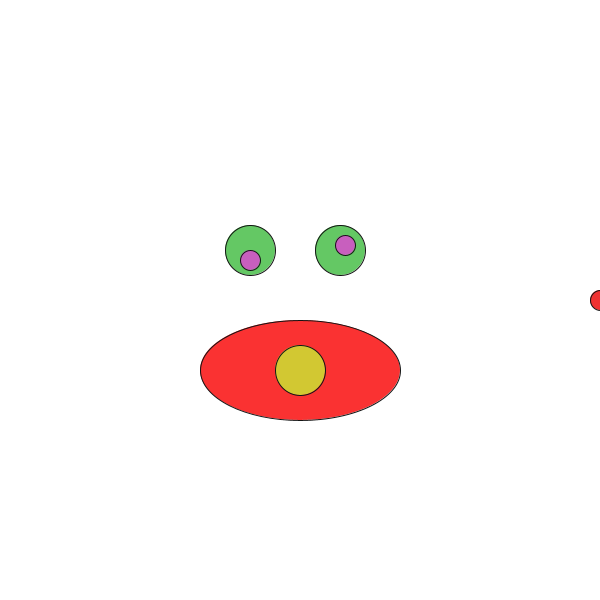
Frame 1 (no input)
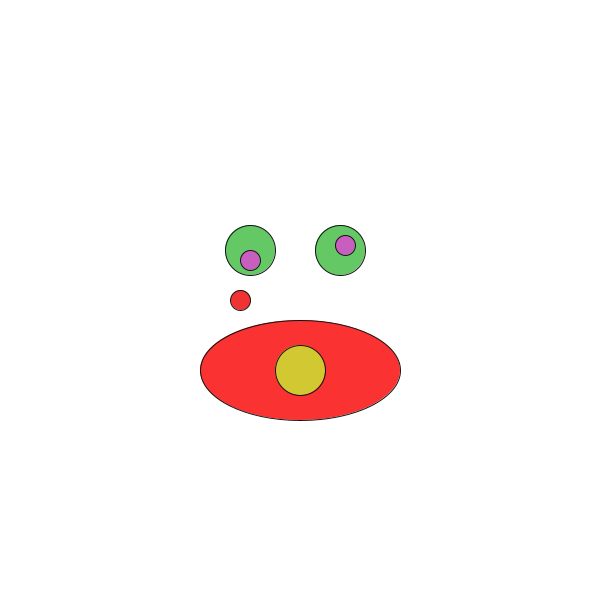
Frame 60 (the mouse pressed at the canvas centre just before this capture)
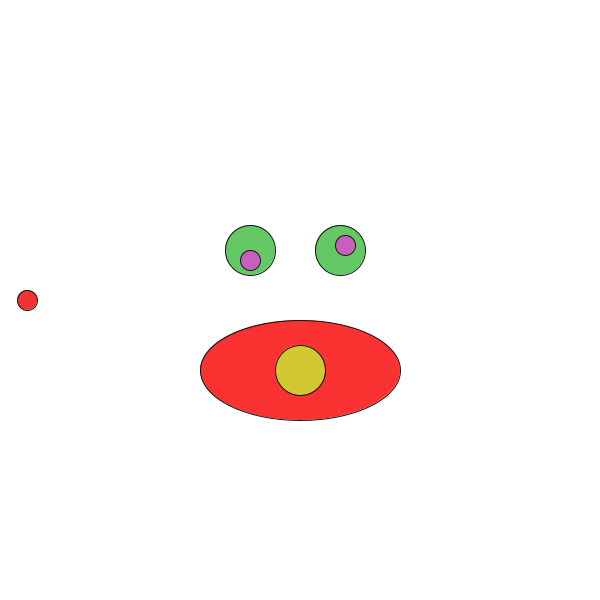
Frame 120 (the mouse held since frame 60 and released just before this capture)

The Processing sketch that drew these frames (run headless with seeded random() and noise(); from frame 60 on, the mouse is pressed at the canvas centre):

// Processing sketch: processing_181994
// ── processing_181994.pde


float theta=0.0;
float x=0;

void setup(){
  size(600,600);
  stroke(20);
  fill(25,50);
  background(255);
  ellipse(50,50,50,50);
  
}

void draw(){
  background(255);
  float x=width/2+(cos(theta)*300);
  fill(240,50,50);
  ellipse(x,300,20,20);
  theta=theta+.03;
  fill(100,200,100);
   ellipse(250,250,50,50);
   ellipse(340,250,50,50);
   fill(200,95,190);
   ellipse(250,260,20,20);
   fill(200,95,190);
   ellipse(345,245,20,20);
   fill(250,50,50);
   ellipse(300,370,200,100);
   fill(210,200,50);
   ellipse(300,370,50,50);
   
}
